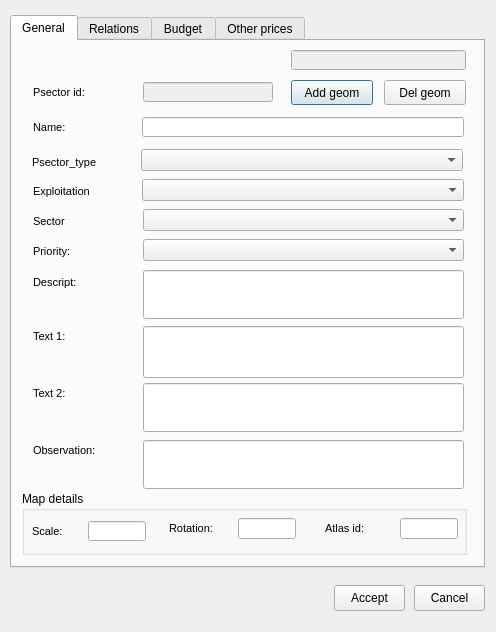
<?xml version="1.0" encoding="UTF-8"?>
<ui version="4.0">
 <class>Dialog</class>
 <widget class="QDialog" name="Dialog">
  <property name="geometry">
   <rect>
    <x>0</x>
    <y>0</y>
    <width>496</width>
    <height>632</height>
   </rect>
  </property>
  <property name="windowTitle">
   <string>Dialog</string>
  </property>
  <widget class="QTabWidget" name="tabWidget">
   <property name="geometry">
    <rect>
     <x>10</x>
     <y>15</y>
     <width>475</width>
     <height>553</height>
    </rect>
   </property>
   <property name="currentIndex">
    <number>0</number>
   </property>
   <widget class="QWidget" name="General">
    <attribute name="title">
     <string>General</string>
    </attribute>
    <widget class="QGroupBox" name="groupBox_5">
     <property name="geometry">
      <rect>
       <x>10</x>
       <y>450</y>
       <width>445</width>
       <height>64</height>
      </rect>
     </property>
     <property name="title">
      <string>Map details</string>
     </property>
     <widget class="QLineEdit" name="atlas_id">
      <property name="enabled">
       <bool>true</bool>
      </property>
      <property name="geometry">
       <rect>
        <x>378</x>
        <y>27</y>
        <width>58</width>
        <height>21</height>
       </rect>
      </property>
      <property name="font">
       <font>
        <family>Arial</family>
        <italic>false</italic>
       </font>
      </property>
      <property name="text">
       <string/>
      </property>
      <property name="alignment">
       <set>Qt::AlignLeading|Qt::AlignLeft|Qt::AlignTop</set>
      </property>
     </widget>
     <widget class="QLabel" name="label_scale_3">
      <property name="geometry">
       <rect>
        <x>10</x>
        <y>30</y>
        <width>51</width>
        <height>21</height>
       </rect>
      </property>
      <property name="font">
       <font>
        <family>Arial</family>
        <pointsize>8</pointsize>
        <weight>50</weight>
        <bold>false</bold>
       </font>
      </property>
      <property name="text">
       <string>Scale:</string>
      </property>
     </widget>
     <widget class="QLabel" name="label_atlas_id_3">
      <property name="geometry">
       <rect>
        <x>303</x>
        <y>27</y>
        <width>70</width>
        <height>21</height>
       </rect>
      </property>
      <property name="font">
       <font>
        <family>Arial</family>
        <pointsize>8</pointsize>
        <weight>50</weight>
        <bold>false</bold>
       </font>
      </property>
      <property name="text">
       <string>Atlas id:</string>
      </property>
     </widget>
     <widget class="QLineEdit" name="rotation">
      <property name="enabled">
       <bool>true</bool>
      </property>
      <property name="geometry">
       <rect>
        <x>216</x>
        <y>27</y>
        <width>58</width>
        <height>21</height>
       </rect>
      </property>
      <property name="font">
       <font>
        <family>Arial</family>
        <italic>false</italic>
       </font>
      </property>
      <property name="text">
       <string/>
      </property>
      <property name="alignment">
       <set>Qt::AlignLeading|Qt::AlignLeft|Qt::AlignTop</set>
      </property>
     </widget>
     <widget class="QLabel" name="label_rotation_3">
      <property name="geometry">
       <rect>
        <x>147</x>
        <y>27</y>
        <width>71</width>
        <height>21</height>
       </rect>
      </property>
      <property name="font">
       <font>
        <family>Arial</family>
        <pointsize>8</pointsize>
        <weight>50</weight>
        <bold>false</bold>
       </font>
      </property>
      <property name="text">
       <string>Rotation:</string>
      </property>
     </widget>
     <widget class="QLineEdit" name="scale">
      <property name="enabled">
       <bool>true</bool>
      </property>
      <property name="geometry">
       <rect>
        <x>66</x>
        <y>30</y>
        <width>58</width>
        <height>20</height>
       </rect>
      </property>
      <property name="font">
       <font>
        <family>Arial</family>
        <italic>false</italic>
       </font>
      </property>
      <property name="text">
       <string/>
      </property>
      <property name="echoMode">
       <enum>QLineEdit::Normal</enum>
      </property>
     </widget>
    </widget>
    <widget class="QPushButton" name="add_geom">
     <property name="geometry">
      <rect>
       <x>279</x>
       <y>39</y>
       <width>82</width>
       <height>25</height>
      </rect>
     </property>
     <property name="text">
      <string>Add geom</string>
     </property>
     <property name="icon">
      <iconset>
       <normaloff>icons/widgets/131.png</normaloff>icons/widgets/131.png</iconset>
     </property>
    </widget>
    <widget class="QLabel" name="descript_label">
     <property name="geometry">
      <rect>
       <x>21</x>
       <y>231</y>
       <width>91</width>
       <height>21</height>
      </rect>
     </property>
     <property name="font">
      <font>
       <family>Arial</family>
       <pointsize>8</pointsize>
       <weight>50</weight>
       <bold>false</bold>
      </font>
     </property>
     <property name="text">
      <string>Descript:</string>
     </property>
    </widget>
    <widget class="QComboBox" name="psector_type">
     <property name="geometry">
      <rect>
       <x>129</x>
       <y>108</y>
       <width>322</width>
       <height>22</height>
      </rect>
     </property>
    </widget>
    <widget class="QLabel" name="lbl_expl_id">
     <property name="geometry">
      <rect>
       <x>21</x>
       <y>140</y>
       <width>71</width>
       <height>21</height>
      </rect>
     </property>
     <property name="font">
      <font>
       <family>Arial</family>
       <pointsize>8</pointsize>
       <weight>50</weight>
       <bold>false</bold>
      </font>
     </property>
     <property name="text">
      <string>Exploitation</string>
     </property>
    </widget>
    <widget class="QLineEdit" name="the_geom">
     <property name="enabled">
      <bool>false</bool>
     </property>
     <property name="geometry">
      <rect>
       <x>279</x>
       <y>9</y>
       <width>175</width>
       <height>20</height>
      </rect>
     </property>
     <property name="font">
      <font>
       <family>Arial</family>
       <italic>false</italic>
      </font>
     </property>
     <property name="text">
      <string/>
     </property>
     <property name="maxLength">
      <number>500</number>
     </property>
     <property name="echoMode">
      <enum>QLineEdit::Normal</enum>
     </property>
    </widget>
    <widget class="QLineEdit" name="psector_id">
     <property name="enabled">
      <bool>false</bool>
     </property>
     <property name="geometry">
      <rect>
       <x>131</x>
       <y>41</y>
       <width>130</width>
       <height>20</height>
      </rect>
     </property>
     <property name="font">
      <font>
       <family>Arial</family>
       <italic>false</italic>
      </font>
     </property>
     <property name="text">
      <string/>
     </property>
     <property name="maxLength">
      <number>500</number>
     </property>
     <property name="echoMode">
      <enum>QLineEdit::Normal</enum>
     </property>
    </widget>
    <widget class="QLabel" name="text1_label">
     <property name="geometry">
      <rect>
       <x>21</x>
       <y>285</y>
       <width>81</width>
       <height>21</height>
      </rect>
     </property>
     <property name="font">
      <font>
       <family>Arial</family>
       <pointsize>8</pointsize>
       <weight>50</weight>
       <bold>false</bold>
      </font>
     </property>
     <property name="text">
      <string>Text 1:</string>
     </property>
    </widget>
    <widget class="QComboBox" name="expl_id">
     <property name="geometry">
      <rect>
       <x>130</x>
       <y>138</y>
       <width>322</width>
       <height>22</height>
      </rect>
     </property>
    </widget>
    <widget class="QLabel" name="lbl_psector_type">
     <property name="geometry">
      <rect>
       <x>20</x>
       <y>111</y>
       <width>91</width>
       <height>21</height>
      </rect>
     </property>
     <property name="font">
      <font>
       <family>Arial</family>
       <pointsize>8</pointsize>
       <weight>50</weight>
       <bold>false</bold>
      </font>
     </property>
     <property name="text">
      <string>Psector_type</string>
     </property>
    </widget>
    <widget class="QLabel" name="priority_label">
     <property name="geometry">
      <rect>
       <x>21</x>
       <y>200</y>
       <width>71</width>
       <height>21</height>
      </rect>
     </property>
     <property name="font">
      <font>
       <family>Arial</family>
       <pointsize>8</pointsize>
       <weight>50</weight>
       <bold>false</bold>
      </font>
     </property>
     <property name="text">
      <string>Priority:</string>
     </property>
    </widget>
    <widget class="QLabel" name="label_shor_descript">
     <property name="geometry">
      <rect>
       <x>21</x>
       <y>76</y>
       <width>71</width>
       <height>21</height>
      </rect>
     </property>
     <property name="font">
      <font>
       <family>Arial</family>
       <pointsize>8</pointsize>
       <weight>50</weight>
       <bold>false</bold>
      </font>
     </property>
     <property name="text">
      <string>Name:</string>
     </property>
    </widget>
    <widget class="QLineEdit" name="observ">
     <property name="enabled">
      <bool>true</bool>
     </property>
     <property name="geometry">
      <rect>
       <x>131</x>
       <y>399</y>
       <width>321</width>
       <height>49</height>
      </rect>
     </property>
     <property name="font">
      <font>
       <family>Arial</family>
       <italic>false</italic>
      </font>
     </property>
     <property name="text">
      <string/>
     </property>
     <property name="maxLength">
      <number>254</number>
     </property>
     <property name="alignment">
      <set>Qt::AlignLeading|Qt::AlignLeft|Qt::AlignTop</set>
     </property>
    </widget>
    <widget class="QComboBox" name="sector_id">
     <property name="geometry">
      <rect>
       <x>131</x>
       <y>168</y>
       <width>321</width>
       <height>22</height>
      </rect>
     </property>
    </widget>
    <widget class="QLineEdit" name="name">
     <property name="enabled">
      <bool>true</bool>
     </property>
     <property name="geometry">
      <rect>
       <x>130</x>
       <y>76</y>
       <width>322</width>
       <height>20</height>
      </rect>
     </property>
     <property name="font">
      <font>
       <family>Arial</family>
       <italic>false</italic>
      </font>
     </property>
     <property name="inputMask">
      <string/>
     </property>
     <property name="text">
      <string/>
     </property>
     <property name="maxLength">
      <number>32767</number>
     </property>
     <property name="echoMode">
      <enum>QLineEdit::Normal</enum>
     </property>
    </widget>
    <widget class="QComboBox" name="priority">
     <property name="geometry">
      <rect>
       <x>131</x>
       <y>198</y>
       <width>321</width>
       <height>22</height>
      </rect>
     </property>
    </widget>
    <widget class="QLineEdit" name="descript">
     <property name="enabled">
      <bool>true</bool>
     </property>
     <property name="geometry">
      <rect>
       <x>131</x>
       <y>229</y>
       <width>321</width>
       <height>49</height>
      </rect>
     </property>
     <property name="font">
      <font>
       <family>Arial</family>
       <italic>false</italic>
      </font>
     </property>
     <property name="text">
      <string/>
     </property>
     <property name="maxLength">
      <number>254</number>
     </property>
     <property name="alignment">
      <set>Qt::AlignLeading|Qt::AlignLeft|Qt::AlignTop</set>
     </property>
    </widget>
    <widget class="QLabel" name="observ_label">
     <property name="geometry">
      <rect>
       <x>21</x>
       <y>399</y>
       <width>91</width>
       <height>21</height>
      </rect>
     </property>
     <property name="font">
      <font>
       <family>Arial</family>
       <pointsize>8</pointsize>
       <weight>50</weight>
       <bold>false</bold>
      </font>
     </property>
     <property name="text">
      <string>Observation:</string>
     </property>
    </widget>
    <widget class="QLabel" name="psector_id_label">
     <property name="geometry">
      <rect>
       <x>21</x>
       <y>41</y>
       <width>81</width>
       <height>21</height>
      </rect>
     </property>
     <property name="font">
      <font>
       <family>Arial</family>
       <pointsize>8</pointsize>
       <weight>50</weight>
       <bold>false</bold>
      </font>
     </property>
     <property name="text">
      <string>Psector id:</string>
     </property>
    </widget>
    <widget class="QLineEdit" name="text2">
     <property name="enabled">
      <bool>true</bool>
     </property>
     <property name="geometry">
      <rect>
       <x>131</x>
       <y>342</y>
       <width>321</width>
       <height>49</height>
      </rect>
     </property>
     <property name="font">
      <font>
       <family>Arial</family>
       <italic>false</italic>
      </font>
     </property>
     <property name="text">
      <string/>
     </property>
     <property name="maxLength">
      <number>254</number>
     </property>
     <property name="alignment">
      <set>Qt::AlignLeading|Qt::AlignLeft|Qt::AlignTop</set>
     </property>
    </widget>
    <widget class="QLabel" name="text2_label">
     <property name="geometry">
      <rect>
       <x>21</x>
       <y>342</y>
       <width>71</width>
       <height>21</height>
      </rect>
     </property>
     <property name="font">
      <font>
       <family>Arial</family>
       <pointsize>8</pointsize>
       <weight>50</weight>
       <bold>false</bold>
      </font>
     </property>
     <property name="text">
      <string>Text 2:</string>
     </property>
    </widget>
    <widget class="QLineEdit" name="text1">
     <property name="enabled">
      <bool>true</bool>
     </property>
     <property name="geometry">
      <rect>
       <x>131</x>
       <y>285</y>
       <width>321</width>
       <height>52</height>
      </rect>
     </property>
     <property name="font">
      <font>
       <family>Arial</family>
       <italic>false</italic>
      </font>
     </property>
     <property name="text">
      <string/>
     </property>
     <property name="maxLength">
      <number>254</number>
     </property>
     <property name="alignment">
      <set>Qt::AlignLeading|Qt::AlignLeft|Qt::AlignTop</set>
     </property>
    </widget>
    <widget class="QLabel" name="priority_label_2">
     <property name="geometry">
      <rect>
       <x>21</x>
       <y>170</y>
       <width>71</width>
       <height>21</height>
      </rect>
     </property>
     <property name="font">
      <font>
       <family>Arial</family>
       <pointsize>8</pointsize>
       <weight>50</weight>
       <bold>false</bold>
      </font>
     </property>
     <property name="text">
      <string>Sector</string>
     </property>
    </widget>
    <widget class="QPushButton" name="del_geom">
     <property name="geometry">
      <rect>
       <x>372</x>
       <y>39</y>
       <width>82</width>
       <height>25</height>
      </rect>
     </property>
     <property name="text">
      <string>Del geom</string>
     </property>
     <property name="icon">
      <iconset>
       <normaloff>icons/widgets/131.png</normaloff>icons/widgets/131.png</iconset>
     </property>
    </widget>
   </widget>
   <widget class="QWidget" name="Elements">
    <attribute name="title">
     <string>Relations</string>
    </attribute>
    <widget class="QTabWidget" name="tab_feature">
     <property name="geometry">
      <rect>
       <x>0</x>
       <y>40</y>
       <width>460</width>
       <height>481</height>
      </rect>
     </property>
     <property name="currentIndex">
      <number>0</number>
     </property>
     <widget class="QWidget" name="Arc">
      <attribute name="title">
       <string>Arc</string>
      </attribute>
      <widget class="QTableView" name="tbl_psector_x_arc">
       <property name="geometry">
        <rect>
         <x>5</x>
         <y>10</y>
         <width>448</width>
         <height>436</height>
        </rect>
       </property>
      </widget>
     </widget>
     <widget class="QWidget" name="Node">
      <attribute name="title">
       <string>Node</string>
      </attribute>
      <widget class="QTableView" name="tbl_psector_x_node">
       <property name="geometry">
        <rect>
         <x>5</x>
         <y>10</y>
         <width>448</width>
         <height>442</height>
        </rect>
       </property>
      </widget>
     </widget>
    </widget>
    <widget class="QLineEdit" name="feature_id">
     <property name="geometry">
      <rect>
       <x>222</x>
       <y>18</y>
       <width>141</width>
       <height>20</height>
      </rect>
     </property>
    </widget>
    <widget class="QPushButton" name="btn_snapping">
     <property name="geometry">
      <rect>
       <x>432</x>
       <y>15</y>
       <width>25</width>
       <height>25</height>
      </rect>
     </property>
     <property name="text">
      <string/>
     </property>
     <property name="icon">
      <iconset>
       <normaloff>icons/widgets/129.png</normaloff>icons/widgets/129.png</iconset>
     </property>
    </widget>
    <widget class="QPushButton" name="btn_delete">
     <property name="geometry">
      <rect>
       <x>402</x>
       <y>15</y>
       <width>25</width>
       <height>25</height>
      </rect>
     </property>
     <property name="text">
      <string/>
     </property>
     <property name="icon">
      <iconset>
       <normaloff>icons/widgets/112.png</normaloff>icons/widgets/112.png</iconset>
     </property>
    </widget>
    <widget class="QPushButton" name="btn_insert">
     <property name="geometry">
      <rect>
       <x>372</x>
       <y>15</y>
       <width>25</width>
       <height>25</height>
      </rect>
     </property>
     <property name="text">
      <string/>
     </property>
     <property name="icon">
      <iconset>
       <normaloff>icons/widgets/111.png</normaloff>icons/widgets/111.png</iconset>
     </property>
    </widget>
   </widget>
   <widget class="QWidget" name="tab">
    <attribute name="title">
     <string>Budget</string>
    </attribute>
    <widget class="Line" name="line_4">
     <property name="geometry">
      <rect>
       <x>27</x>
       <y>129</y>
       <width>427</width>
       <height>21</height>
      </rect>
     </property>
     <property name="orientation">
      <enum>Qt::Horizontal</enum>
     </property>
    </widget>
    <widget class="QLineEdit" name="sum_oexpenses">
     <property name="enabled">
      <bool>false</bool>
     </property>
     <property name="geometry">
      <rect>
       <x>338</x>
       <y>219</y>
       <width>101</width>
       <height>20</height>
      </rect>
     </property>
     <property name="font">
      <font>
       <family>Arial</family>
       <italic>true</italic>
      </font>
     </property>
     <property name="text">
      <string/>
     </property>
     <property name="echoMode">
      <enum>QLineEdit::Normal</enum>
     </property>
    </widget>
    <widget class="QLabel" name="gexpenses_label_4">
     <property name="geometry">
      <rect>
       <x>25</x>
       <y>105</y>
       <width>191</width>
       <height>21</height>
      </rect>
     </property>
     <property name="font">
      <font>
       <family>Arial</family>
       <pointsize>8</pointsize>
       <weight>50</weight>
       <bold>false</bold>
      </font>
     </property>
     <property name="text">
      <string>Total other prices:</string>
     </property>
    </widget>
    <widget class="QLineEdit" name="gexpenses">
     <property name="enabled">
      <bool>true</bool>
     </property>
     <property name="geometry">
      <rect>
       <x>192</x>
       <y>249</y>
       <width>51</width>
       <height>21</height>
      </rect>
     </property>
     <property name="font">
      <font>
       <family>Arial</family>
       <italic>false</italic>
      </font>
     </property>
     <property name="text">
      <string/>
     </property>
     <property name="alignment">
      <set>Qt::AlignLeading|Qt::AlignLeft|Qt::AlignTop</set>
     </property>
    </widget>
    <widget class="QLineEdit" name="other">
     <property name="enabled">
      <bool>true</bool>
     </property>
     <property name="geometry">
      <rect>
       <x>192</x>
       <y>179</y>
       <width>51</width>
       <height>21</height>
      </rect>
     </property>
     <property name="font">
      <font>
       <family>Arial</family>
       <italic>false</italic>
      </font>
     </property>
     <property name="text">
      <string/>
     </property>
     <property name="alignment">
      <set>Qt::AlignLeading|Qt::AlignLeft|Qt::AlignTop</set>
     </property>
    </widget>
    <widget class="QLabel" name="gexpenses_label_3">
     <property name="geometry">
      <rect>
       <x>25</x>
       <y>73</y>
       <width>191</width>
       <height>21</height>
      </rect>
     </property>
     <property name="font">
      <font>
       <family>Arial</family>
       <pointsize>8</pointsize>
       <weight>50</weight>
       <bold>false</bold>
      </font>
     </property>
     <property name="text">
      <string>Total nodes:</string>
     </property>
    </widget>
    <widget class="QLabel" name="gexpenses_label_5">
     <property name="geometry">
      <rect>
       <x>282</x>
       <y>219</y>
       <width>51</width>
       <height>21</height>
      </rect>
     </property>
     <property name="font">
      <font>
       <family>Arial</family>
       <pointsize>8</pointsize>
       <weight>50</weight>
       <bold>false</bold>
      </font>
     </property>
     <property name="text">
      <string>Total:</string>
     </property>
    </widget>
    <widget class="Line" name="line_3">
     <property name="geometry">
      <rect>
       <x>24</x>
       <y>339</y>
       <width>430</width>
       <height>21</height>
      </rect>
     </property>
     <property name="orientation">
      <enum>Qt::Horizontal</enum>
     </property>
    </widget>
    <widget class="QLineEdit" name="sum_gexpenses">
     <property name="enabled">
      <bool>false</bool>
     </property>
     <property name="geometry">
      <rect>
       <x>338</x>
       <y>289</y>
       <width>101</width>
       <height>20</height>
      </rect>
     </property>
     <property name="font">
      <font>
       <family>Arial</family>
       <italic>true</italic>
      </font>
     </property>
     <property name="text">
      <string/>
     </property>
     <property name="echoMode">
      <enum>QLineEdit::Normal</enum>
     </property>
    </widget>
    <widget class="QLineEdit" name="sum_expenses">
     <property name="enabled">
      <bool>false</bool>
     </property>
     <property name="geometry">
      <rect>
       <x>338</x>
       <y>149</y>
       <width>101</width>
       <height>20</height>
      </rect>
     </property>
     <property name="font">
      <font>
       <family>Arial</family>
       <italic>true</italic>
      </font>
     </property>
     <property name="text">
      <string/>
     </property>
     <property name="echoMode">
      <enum>QLineEdit::Normal</enum>
     </property>
    </widget>
    <widget class="QLabel" name="gexpenses_label">
     <property name="geometry">
      <rect>
       <x>22</x>
       <y>249</y>
       <width>131</width>
       <height>21</height>
      </rect>
     </property>
     <property name="font">
      <font>
       <family>Arial</family>
       <pointsize>8</pointsize>
       <weight>50</weight>
       <bold>false</bold>
      </font>
     </property>
     <property name="text">
      <string>General expenses</string>
     </property>
    </widget>
    <widget class="QLabel" name="gexpenses_label_8">
     <property name="geometry">
      <rect>
       <x>282</x>
       <y>149</y>
       <width>51</width>
       <height>21</height>
      </rect>
     </property>
     <property name="font">
      <font>
       <family>Arial</family>
       <pointsize>8</pointsize>
       <weight>50</weight>
       <bold>false</bold>
      </font>
     </property>
     <property name="text">
      <string>Total:</string>
     </property>
    </widget>
    <widget class="QLabel" name="vat_label">
     <property name="geometry">
      <rect>
       <x>22</x>
       <y>319</y>
       <width>51</width>
       <height>21</height>
      </rect>
     </property>
     <property name="font">
      <font>
       <family>Arial</family>
       <pointsize>8</pointsize>
       <weight>50</weight>
       <bold>false</bold>
      </font>
     </property>
     <property name="text">
      <string>VAT:</string>
     </property>
    </widget>
    <widget class="QLineEdit" name="vat_cost">
     <property name="enabled">
      <bool>false</bool>
     </property>
     <property name="geometry">
      <rect>
       <x>338</x>
       <y>319</y>
       <width>101</width>
       <height>21</height>
      </rect>
     </property>
     <property name="font">
      <font>
       <family>Arial</family>
       <italic>true</italic>
      </font>
     </property>
     <property name="text">
      <string/>
     </property>
     <property name="alignment">
      <set>Qt::AlignLeading|Qt::AlignLeft|Qt::AlignTop</set>
     </property>
    </widget>
    <widget class="Line" name="line">
     <property name="geometry">
      <rect>
       <x>27</x>
       <y>199</y>
       <width>427</width>
       <height>21</height>
      </rect>
     </property>
     <property name="orientation">
      <enum>Qt::Horizontal</enum>
     </property>
    </widget>
    <widget class="QLabel" name="gexpenses_label_10">
     <property name="geometry">
      <rect>
       <x>25</x>
       <y>43</y>
       <width>191</width>
       <height>21</height>
      </rect>
     </property>
     <property name="font">
      <font>
       <family>Arial</family>
       <pointsize>8</pointsize>
       <weight>50</weight>
       <bold>false</bold>
      </font>
     </property>
     <property name="text">
      <string>Total arcs:</string>
     </property>
    </widget>
    <widget class="QLabel" name="other_label_2">
     <property name="geometry">
      <rect>
       <x>22</x>
       <y>179</y>
       <width>121</width>
       <height>21</height>
      </rect>
     </property>
     <property name="font">
      <font>
       <family>Arial</family>
       <pointsize>8</pointsize>
       <weight>50</weight>
       <bold>false</bold>
      </font>
     </property>
     <property name="text">
      <string>Other expenses</string>
     </property>
    </widget>
    <widget class="QLineEdit" name="other_cost">
     <property name="enabled">
      <bool>false</bool>
     </property>
     <property name="geometry">
      <rect>
       <x>338</x>
       <y>179</y>
       <width>101</width>
       <height>21</height>
      </rect>
     </property>
     <property name="font">
      <font>
       <family>Arial</family>
       <italic>true</italic>
      </font>
     </property>
     <property name="text">
      <string/>
     </property>
     <property name="alignment">
      <set>Qt::AlignLeading|Qt::AlignLeft|Qt::AlignTop</set>
     </property>
    </widget>
    <widget class="QLineEdit" name="sum_vexpenses">
     <property name="enabled">
      <bool>false</bool>
     </property>
     <property name="geometry">
      <rect>
       <x>338</x>
       <y>359</y>
       <width>101</width>
       <height>20</height>
      </rect>
     </property>
     <property name="font">
      <font>
       <family>Arial</family>
       <italic>true</italic>
      </font>
     </property>
     <property name="text">
      <string/>
     </property>
     <property name="echoMode">
      <enum>QLineEdit::Normal</enum>
     </property>
    </widget>
    <widget class="QLineEdit" name="vat">
     <property name="enabled">
      <bool>true</bool>
     </property>
     <property name="geometry">
      <rect>
       <x>192</x>
       <y>319</y>
       <width>51</width>
       <height>21</height>
      </rect>
     </property>
     <property name="font">
      <font>
       <family>Arial</family>
       <italic>false</italic>
      </font>
     </property>
     <property name="text">
      <string/>
     </property>
     <property name="alignment">
      <set>Qt::AlignLeading|Qt::AlignLeft|Qt::AlignTop</set>
     </property>
    </widget>
    <widget class="QLineEdit" name="sum_v_plan_x_arc_psector">
     <property name="enabled">
      <bool>false</bool>
     </property>
     <property name="geometry">
      <rect>
       <x>338</x>
       <y>43</y>
       <width>101</width>
       <height>20</height>
      </rect>
     </property>
     <property name="font">
      <font>
       <family>Arial</family>
       <italic>true</italic>
      </font>
     </property>
     <property name="text">
      <string/>
     </property>
     <property name="echoMode">
      <enum>QLineEdit::Normal</enum>
     </property>
    </widget>
    <widget class="QLineEdit" name="sum_v_plan_other_x_psector">
     <property name="enabled">
      <bool>false</bool>
     </property>
     <property name="geometry">
      <rect>
       <x>338</x>
       <y>105</y>
       <width>101</width>
       <height>20</height>
      </rect>
     </property>
     <property name="font">
      <font>
       <family>Arial</family>
       <italic>true</italic>
      </font>
     </property>
     <property name="text">
      <string/>
     </property>
     <property name="echoMode">
      <enum>QLineEdit::Normal</enum>
     </property>
    </widget>
    <widget class="Line" name="line_2">
     <property name="geometry">
      <rect>
       <x>24</x>
       <y>269</y>
       <width>430</width>
       <height>21</height>
      </rect>
     </property>
     <property name="orientation">
      <enum>Qt::Horizontal</enum>
     </property>
    </widget>
    <widget class="QLabel" name="other_label">
     <property name="geometry">
      <rect>
       <x>152</x>
       <y>179</y>
       <width>31</width>
       <height>21</height>
      </rect>
     </property>
     <property name="font">
      <font>
       <family>Arial</family>
       <pointsize>8</pointsize>
       <weight>50</weight>
       <bold>false</bold>
      </font>
     </property>
     <property name="text">
      <string>%</string>
     </property>
    </widget>
    <widget class="QLabel" name="gexpenses_label_6">
     <property name="geometry">
      <rect>
       <x>282</x>
       <y>289</y>
       <width>51</width>
       <height>21</height>
      </rect>
     </property>
     <property name="font">
      <font>
       <family>Arial</family>
       <pointsize>8</pointsize>
       <weight>50</weight>
       <bold>false</bold>
      </font>
     </property>
     <property name="text">
      <string>Total:</string>
     </property>
    </widget>
    <widget class="QLabel" name="gexpenses_label_7">
     <property name="geometry">
      <rect>
       <x>282</x>
       <y>359</y>
       <width>51</width>
       <height>21</height>
      </rect>
     </property>
     <property name="font">
      <font>
       <family>Arial</family>
       <pointsize>8</pointsize>
       <weight>50</weight>
       <bold>false</bold>
      </font>
     </property>
     <property name="text">
      <string>Total:</string>
     </property>
    </widget>
    <widget class="QLineEdit" name="sum_v_plan_x_node_psector">
     <property name="enabled">
      <bool>false</bool>
     </property>
     <property name="geometry">
      <rect>
       <x>338</x>
       <y>73</y>
       <width>101</width>
       <height>20</height>
      </rect>
     </property>
     <property name="font">
      <font>
       <family>Arial</family>
       <italic>true</italic>
      </font>
     </property>
     <property name="text">
      <string/>
     </property>
     <property name="echoMode">
      <enum>QLineEdit::Normal</enum>
     </property>
    </widget>
    <widget class="QLabel" name="other_label_3">
     <property name="geometry">
      <rect>
       <x>152</x>
       <y>249</y>
       <width>31</width>
       <height>21</height>
      </rect>
     </property>
     <property name="font">
      <font>
       <family>Arial</family>
       <pointsize>8</pointsize>
       <weight>50</weight>
       <bold>false</bold>
      </font>
     </property>
     <property name="text">
      <string>%</string>
     </property>
    </widget>
    <widget class="QLineEdit" name="gexpenses_cost">
     <property name="enabled">
      <bool>false</bool>
     </property>
     <property name="geometry">
      <rect>
       <x>338</x>
       <y>249</y>
       <width>101</width>
       <height>21</height>
      </rect>
     </property>
     <property name="font">
      <font>
       <family>Arial</family>
       <italic>true</italic>
      </font>
     </property>
     <property name="text">
      <string/>
     </property>
     <property name="alignment">
      <set>Qt::AlignLeading|Qt::AlignLeft|Qt::AlignTop</set>
     </property>
    </widget>
    <widget class="QLabel" name="other_label_4">
     <property name="geometry">
      <rect>
       <x>152</x>
       <y>319</y>
       <width>31</width>
       <height>21</height>
      </rect>
     </property>
     <property name="font">
      <font>
       <family>Arial</family>
       <pointsize>8</pointsize>
       <weight>50</weight>
       <bold>false</bold>
      </font>
     </property>
     <property name="text">
      <string>%</string>
     </property>
    </widget>
   </widget>
   <widget class="QWidget" name="tab_3">
    <attribute name="title">
     <string>Other prices</string>
    </attribute>
    <widget class="QTableView" name="all_rows">
     <property name="geometry">
      <rect>
       <x>12</x>
       <y>60</y>
       <width>448</width>
       <height>221</height>
      </rect>
     </property>
    </widget>
    <widget class="QTableView" name="selected_rows">
     <property name="geometry">
      <rect>
       <x>10</x>
       <y>370</y>
       <width>448</width>
       <height>151</height>
      </rect>
     </property>
    </widget>
    <widget class="QPushButton" name="btn_select">
     <property name="geometry">
      <rect>
       <x>130</x>
       <y>330</y>
       <width>71</width>
       <height>26</height>
      </rect>
     </property>
     <property name="text">
      <string/>
     </property>
    </widget>
    <widget class="QPushButton" name="btn_unselect">
     <property name="geometry">
      <rect>
       <x>240</x>
       <y>330</y>
       <width>71</width>
       <height>26</height>
      </rect>
     </property>
     <property name="text">
      <string/>
     </property>
    </widget>
    <widget class="QLabel" name="lbl_descript">
     <property name="geometry">
      <rect>
       <x>20</x>
       <y>290</y>
       <width>431</width>
       <height>41</height>
      </rect>
     </property>
     <property name="text">
      <string/>
     </property>
    </widget>
    <widget class="QLineEdit" name="txt_name">
     <property name="geometry">
      <rect>
       <x>20</x>
       <y>20</y>
       <width>211</width>
       <height>20</height>
      </rect>
     </property>
    </widget>
   </widget>
  </widget>
  <widget class="QPushButton" name="btn_accept">
   <property name="geometry">
    <rect>
     <x>334</x>
     <y>585</y>
     <width>71</width>
     <height>26</height>
    </rect>
   </property>
   <property name="text">
    <string>Accept</string>
   </property>
  </widget>
  <widget class="QPushButton" name="btn_cancel">
   <property name="geometry">
    <rect>
     <x>414</x>
     <y>585</y>
     <width>71</width>
     <height>26</height>
    </rect>
   </property>
   <property name="text">
    <string>Cancel</string>
   </property>
  </widget>
 </widget>
 <resources/>
 <connections/>
</ui>
